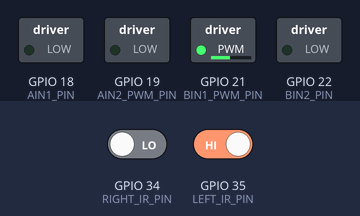
The sketch below on a simulated ESP32. Shown: switched loads named in the sketch (green lamp = pin HIGH). The test bench sets the inputs (shaded band); at power-on: GPIO 34 (RIGHT_IR_PIN) LOW, GPIO 35 (LEFT_IR_PIN) HIGH. Pins used as bus, display or sensor lines are not drawn; what the sketch prints to the serial monitor is not drawn.

Above: at 1.2 s.
1.3 s: GPIO 34 (RIGHT_IR_PIN) driven HIGH
At 1.6 s:
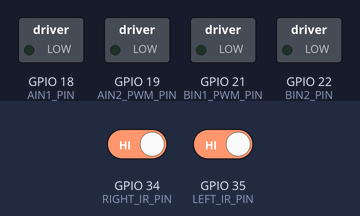
2.8 s: GPIO 35 (LEFT_IR_PIN) driven LOW
At 4.0 s:
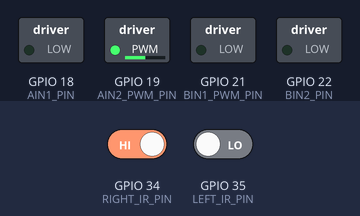
4.3 s: GPIO 34 (RIGHT_IR_PIN) driven LOW
At 5.1 s:
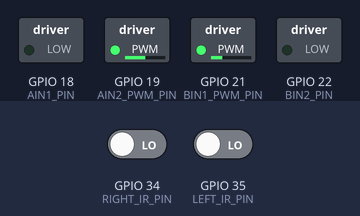
Timing chart, 0 to 7.3 s (numbered marks = the images above; inputs shaded):
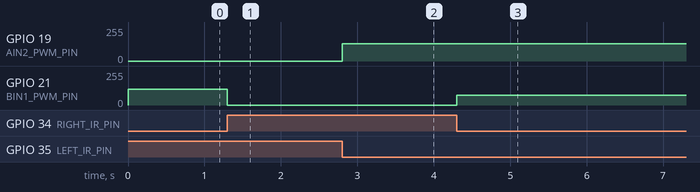

Measured:
- after the input at 1.3 s, GPIO 21 (BIN1_PWM_PIN): 120/255 → 0/255 at once
- after the input at 2.8 s, GPIO 19 (AIN2_PWM_PIN): 0/255 → 129/255 at once
- after the input at 4.3 s, GPIO 21 (BIN1_PWM_PIN): 0/255 → 72/255 at once

The sketch:

ESP32_Line_Follower.ino
```cpp
/*
  ESP32 Two-Sensor Line Following Robot
  -------------------------------------
  Controller : ESP32 DevKit V1
  Sensors    : 2 x HW-201 digital IR modules
  Motor driver: DRV8833

  Tested sensor logic for this build:
    L=0, R=0 -> forward
    L=0, R=1 -> correct right
    L=1, R=0 -> correct left
    L=1, R=1 -> stop (safe default)

  Motor PWM values below are the latest calibration reported working
  on this particular robot. Recalibrate if you change motors, battery,
  chassis, sensor position or track.

  Uses the Arduino-ESP32 LEDC API: ledcAttach() and ledcWrite().
*/

#define LEFT_IR_PIN   35
#define RIGHT_IR_PIN  34

#define AIN1_PIN      18
#define AIN2_PWM_PIN  19
#define BIN1_PWM_PIN  21
#define BIN2_PIN      22
#define NSLEEP_PIN    23

const uint32_t PWM_FREQUENCY = 1000;
const uint8_t PWM_RESOLUTION = 8;  // duty range: 0 to 255

// Calibrated forward speeds for this robot.
const uint8_t LEFT_FORWARD_PWM  = 130;
const uint8_t RIGHT_FORWARD_PWM = 72;

// Speed used for the active wheel during a correction.
const uint8_t CORRECTION_PWM = 120;

const uint16_t LOOP_DELAY_US = 200;

bool pwmReady = false;

void stopMotors() {
  if (pwmReady) {
    ledcWrite(AIN2_PWM_PIN, 0);
    ledcWrite(BIN1_PWM_PIN, 0);
  }
  digitalWrite(AIN1_PIN, LOW);
  digitalWrite(BIN2_PIN, LOW);
}

void moveForward() {
  // Verified forward polarity for this build:
  // Left channel: AIN1 LOW, AIN2 PWM
  // Right channel: BIN1 PWM, BIN2 LOW
  digitalWrite(AIN1_PIN, LOW);
  digitalWrite(BIN2_PIN, LOW);
  ledcWrite(AIN2_PWM_PIN, LEFT_FORWARD_PWM);
  ledcWrite(BIN1_PWM_PIN, RIGHT_FORWARD_PWM);
}

void correctLeft() {
  // Slow/stop the left wheel and keep the right wheel moving.
  digitalWrite(AIN1_PIN, LOW);
  ledcWrite(AIN2_PWM_PIN, 0);

  digitalWrite(BIN2_PIN, LOW);
  ledcWrite(BIN1_PWM_PIN, CORRECTION_PWM);
}

void correctRight() {
  // Keep the left wheel moving and slow/stop the right wheel.
  digitalWrite(AIN1_PIN, LOW);
  ledcWrite(AIN2_PWM_PIN, LEFT_FORWARD_PWM);

  digitalWrite(BIN2_PIN, LOW);
  ledcWrite(BIN1_PWM_PIN, 0);
}

void setup() {
  Serial.begin(115200);

  pinMode(LEFT_IR_PIN, INPUT);
  pinMode(RIGHT_IR_PIN, INPUT);

  pinMode(AIN1_PIN, OUTPUT);
  pinMode(BIN2_PIN, OUTPUT);
  pinMode(NSLEEP_PIN, OUTPUT);

  digitalWrite(NSLEEP_PIN, HIGH);  // Enable DRV8833

  const bool leftPwmAttached =
      ledcAttach(AIN2_PWM_PIN, PWM_FREQUENCY, PWM_RESOLUTION);
  const bool rightPwmAttached =
      ledcAttach(BIN1_PWM_PIN, PWM_FREQUENCY, PWM_RESOLUTION);

  pwmReady = leftPwmAttached && rightPwmAttached;

  if (!pwmReady) {
    Serial.println("ERROR: PWM setup failed. Check ESP32 Arduino core version.");
    stopMotors();
    while (true) {
      delay(1000);
    }
  }

  stopMotors();
  Serial.println("ESP32 line follower ready.");
}

void loop() {
  const int leftValue = digitalRead(LEFT_IR_PIN);
  const int rightValue = digitalRead(RIGHT_IR_PIN);

  if (leftValue == LOW && rightValue == LOW) {
    moveForward();
  } else if (leftValue == LOW && rightValue == HIGH) {
    correctRight();
  } else if (leftValue == HIGH && rightValue == LOW) {
    correctLeft();
  } else {
    // Both sensors HIGH: stop rather than making an unverified guess.
    stopMotors();
  }

  delayMicroseconds(LOOP_DELAY_US);
}
```
